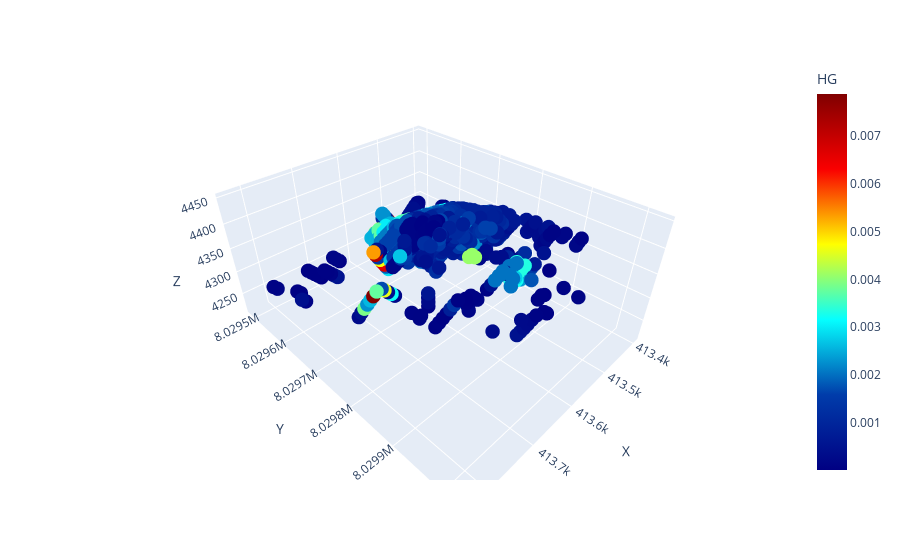

The cell this chart's notebook holds for it:
### Code cell
fig = px.scatter_3d(df[df["MINTYPE_CODE"]==1], x="X", y="Y",z="Z", color="HG", 
#fig = px.scatter_3d(data_2022, x="X", y="Y",z="Z", color="MINTYPE_CODE", 
                    color_continuous_scale=px.colors.sequential.Jet)
fig.update_traces(marker=dict(size=5))
fig.show()

### Figure 1 — Plotly figure (JSON) as saved in the notebook; plotly's stock layout.template omitted (floating-point values rounded to 4 significant figures; data arrays with more than 128 entries replaced by an {"elided": "..."} marker saying what was removed)
{"data": [{"hovertemplate": "X=%{x}<br>Y=%{y}<br>Z=%{z}<br>HG=%{marker.color}<extra></extra>", "legendgroup": "", "marker": {"color": {"elided": "922 float values"}, "coloraxis": "coloraxis", "size": 5, "symbol": "circle"}, "mode": "markers", "name": "", "scene": "scene", "showlegend": false, "type": "scatter3d", "x": {"elided": "922 float values"}, "y": {"elided": "922 float values"}, "z": {"elided": "922 float values"}}], "layout": {"coloraxis": {"colorbar": {"title": {"text": "HG"}}, "colorscale": [[0, "rgb(0,0,131)"], [0.2, "rgb(0,60,170)"], [0.4, "rgb(5,255,255)"], [0.6, "rgb(255,255,0)"], [0.8, "rgb(250,0,0)"], [1, "rgb(128,0,0)"]]}, "legend": {"tracegroupgap": 0}, "margin": {"t": 60}, "scene": {"domain": {"x": [0, 1], "y": [0, 1]}, "xaxis": {"title": {"text": "X"}}, "yaxis": {"title": {"text": "Y"}}, "zaxis": {"title": {"text": "Z"}}}}}
